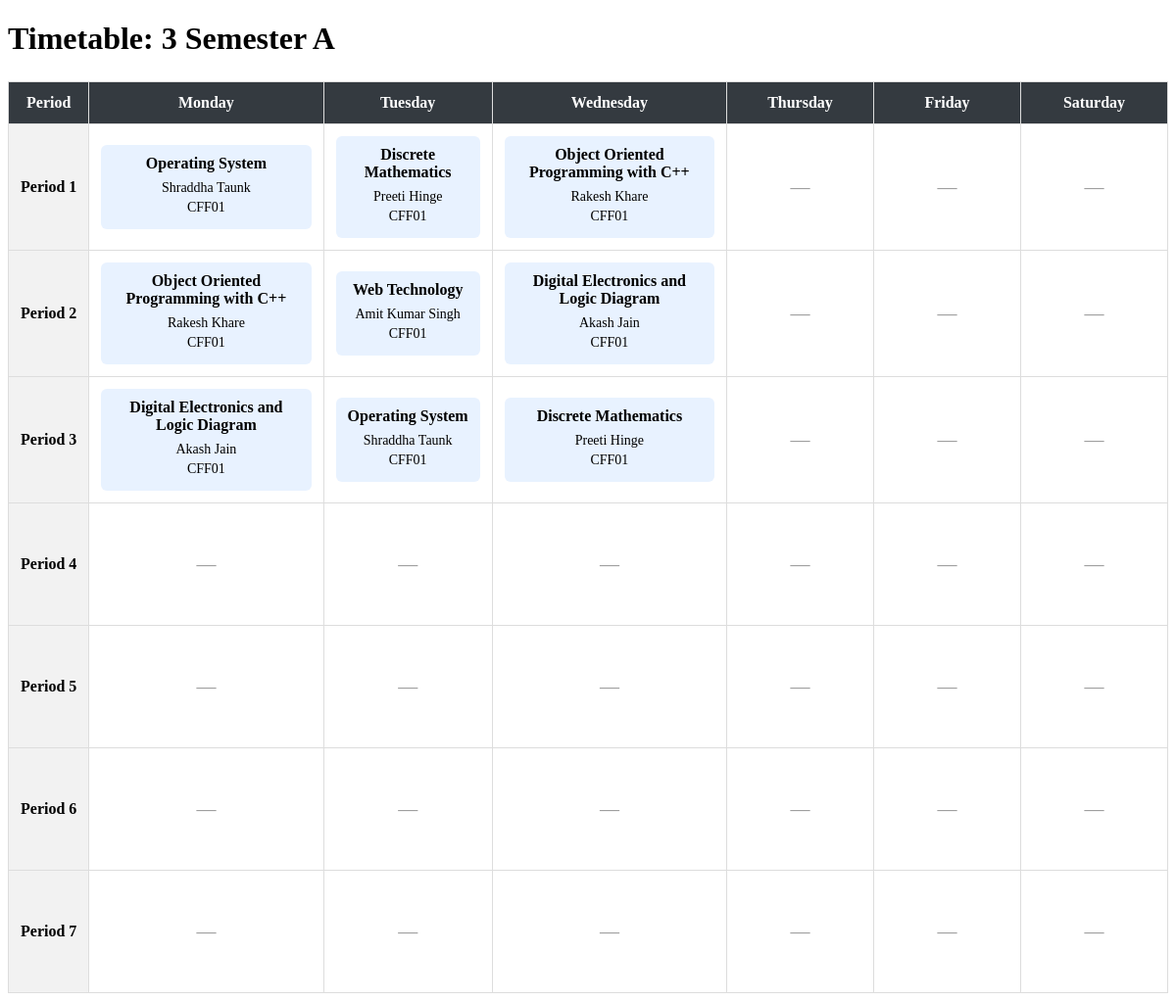
The page /scheduler/section/1/ on the database its author committed.
### scheduler/models.py (models this page shows, shortened)
class Section(models.Model):
    semester = models.PositiveSmallIntegerField()
    name = models.CharField(max_length=1)
    subjects = models.ManyToManyField(Subject, blank=True, related_name="sections")
    def __str__(self):
        return f"{self.semester} Semester {self.name}"

class TimetableEntry(models.Model):
    DAY_CHOICES = [
        ("MON", "Monday"),
        ("TUE", "Tuesday"),
        ("WED", "Wednesday"),
        ("THU", "Thursday"),
        ("FRI", "Friday"),
        ("SAT", "Saturday"),
    ]
    PERIOD_CHOICES = [
        (i, f"Period {i}") for i in range(1, 8)
    ]
    day = models.CharField(max_length=3, choices=DAY_CHOICES)
    period = models.PositiveSmallIntegerField(choices=PERIOD_CHOICES)
    section = models.ForeignKey(Section, on_delete=models.PROTECT, related_name="timetable_entries")
    classroom = models.ForeignKey(Classroom, on_delete=models.PROTECT, related_name="timetable_entries")
    subject = models.ForeignKey(Subject, on_delete=models.PROTECT, related_name="timetable_entries")
    faculty = models.ForeignKey(Faculty, on_delete=models.PROTECT, related_name="timetable_entries")
    class Meta:
        constraints = [
            models.UniqueConstraint(
                fields=["section", "day", "period"],
                name="unique_section_slot"
            ),
            models.UniqueConstraint(
                fields=["faculty", "day", "period"],
                name="unique_faculty_slot"
            ),
            models.UniqueConstraint(
                fields=["classroom", "day", "period"],
                name="unique_classroom_slot"
            ),
        ]

class Subject(models.Model):
    name = models.CharField(max_length=64)

class Faculty(models.Model):
    first = models.CharField(max_length=64)
    last = models.CharField(max_length=64)
    department = models.ForeignKey(Department, on_delete=models.PROTECT, related_name="members")
    subjects = models.ManyToManyField(Subject, blank=True, related_name="faculty")

class Classroom(models.Model):
    name = models.CharField(max_length=64)

### scheduler/views.py (the view)
# urls.py: path("section/<int:section_id>/", views.section_detail, name="section_detail"),
def section_detail(request, section_id):
    section = get_object_or_404(Section, id=section_id)
    entries = TimetableEntry.objects.filter(
        section=section
    ).select_related("subject", "faculty", "classroom")
    days = TimetableEntry.DAY_CHOICES
    periods = TimetableEntry.PERIOD_CHOICES
    entry_lookup = {
        (entry.day, entry.period): entry
        for entry in entries
    }
    timetable = []
    for period_number, period_label in periods:
        row = {
            "period_label": period_label,
            "cells": []
        }
        for day_code, day_label in days:
            entry = entry_lookup.get((day_code, period_number))
            row["cells"].append({
                "entry": entry
            })
        timetable.append(row)
    return render(request, "scheduler/section_detail.html", {
        "section": section,
        "days": days,
        "timetable": timetable,
    })

### scheduler/templates/scheduler/section_detail.html (shortened to what this page needs)
{% extends "scheduler/layout.html" %}
{% block body %}
<h1 class="page-title">Timetable: {{ section }}</h1>
<div class="timetable-container">
    <table class="timetable">
        <thead>
            <tr>
                <th>Period</th>
                {% for day_code, day_label in days %}
                    <th>{{ day_label }}</th>
                {% endfor %}
            </tr>
        </thead>
        <tbody>
            {% for row in timetable %}
                <tr>
                    <th>{{ row.period_label }}</th>
                    {% for cell in row.cells %}
                        <td>
                            {% if cell.entry %}
                                <div class="lecture">
                                    <strong>
                                        {{ cell.entry.subject.name }}
                                    </strong>
                                    <p>
                                        {{ cell.entry.faculty.first }}
                                        {{ cell.entry.faculty.last }}
                                    </p>
                                    <p>
                                        {{ cell.entry.classroom.name }}
                                    </p>
                                </div>
                            {% else %}
                                <span class="empty-slot">—</span>
                            {% endif %}
                        </td>
                    {% endfor %}
                </tr>
            {% empty %}
                <tr>
                    <td colspan="7">
                        No timetable periods configured.
                    </td>
                </tr>
            {% endfor %}
        </tbody>
    </table>
</div>
{% endblock %}

### scheduler/templates/scheduler/section_detail.html (style rules this page uses)
.timetable-container { width: 100%; overflow-x: auto; margin-top: 25px; }
.timetable { width: 100%; min-width: 900px; border-collapse: collapse; text-align: center; }
.timetable th, .timetable td { border: 1px solid #ddd; padding: 12px; }
.timetable thead th { background-color: #343a40; color: white; }
.timetable tbody th { background-color: #f2f2f2; white-space: nowrap; }
.timetable td { min-width: 125px; height: 100px; vertical-align: middle; }
.lecture { padding: 10px; border-radius: 6px; background-color: #e8f2ff; }
.lecture strong { display: block; margin-bottom: 8px; }
.lecture p { margin: 4px 0; font-size: 14px; }
.empty-slot { color: #999; font-size: 20px; }
.page-title { margin-bottom: 8px; }

### rows shown on the page
Section: semester+name "3 Semester A"
TimetableEntry: entry.subject.name "Operating System", entry.faculty.first "Shraddha", entry.faculty.last "Taunk", entry.classroom.name "CFF01"
TimetableEntry: entry.subject.name "Discrete Mathematics", entry.faculty.first "Preeti", entry.faculty.last "Hinge", entry.classroom.name "CFF01"
TimetableEntry: entry.subject.name "Object Oriented Programming with C++", entry.faculty.first "Rakesh", entry.faculty.last "Khare", entry.classroom.name "CFF01"
TimetableEntry: entry.subject.name "Object Oriented Programming with C++", entry.faculty.first "Rakesh", entry.faculty.last "Khare", entry.classroom.name "CFF01"
TimetableEntry: entry.subject.name "Web Technology", entry.faculty.first "Amit", entry.faculty.last "Kumar Singh", entry.classroom.name "CFF01"
TimetableEntry: entry.subject.name "Digital Electronics and Logic Diagram", entry.faculty.first "Akash", entry.faculty.last "Jain", entry.classroom.name "CFF01"
TimetableEntry: entry.subject.name "Digital Electronics and Logic Diagram", entry.faculty.first "Akash", entry.faculty.last "Jain", entry.classroom.name "CFF01"
TimetableEntry: entry.subject.name "Operating System", entry.faculty.first "Shraddha", entry.faculty.last "Taunk", entry.classroom.name "CFF01"
TimetableEntry: entry.subject.name "Discrete Mathematics", entry.faculty.first "Preeti", entry.faculty.last "Hinge", entry.classroom.name "CFF01"

### other values the page prints
{{ day_label }} "Monday" "Tuesday" "Wednesday" "Thursday" "Friday" "Saturday"
{{ row.period_label }} "Period 1" "Period 2" "Period 3" "Period 4" "Period 5" "Period 6" "Period 7"
